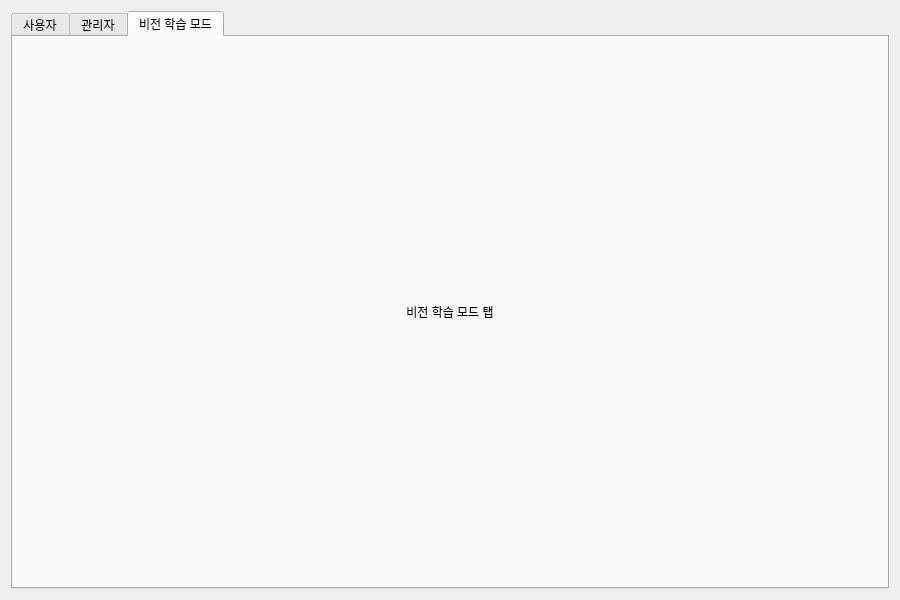
<?xml version="1.0" encoding="UTF-8"?>
<ui version="4.0">
 <class>MainWindow</class>
 <widget class="QDialog" name="MainWindow">
  <property name="geometry">
   <rect>
    <x>0</x>
    <y>0</y>
    <width>900</width>
    <height>600</height>
   </rect>
  </property>
  <property name="windowTitle">
   <string>AI Care - 클라이언트</string>
  </property>
  <layout class="QVBoxLayout" name="mainLayout">
   <item>
    <widget class="QTabWidget" name="main_tab">
     <property name="enabled">
      <bool>true</bool>
     </property>
     <property name="tabPosition">
      <enum>QTabWidget::North</enum>
     </property>
     <property name="currentIndex">
      <number>2</number>
     </property>
     <widget class="QWidget" name="tab_user">
      <attribute name="title">
       <string>사용자</string>
      </attribute>
      <layout class="QVBoxLayout" name="tabUserLayout">
       <item>
        <widget class="QLabel" name="video_title">
         <property name="styleSheet">
          <string notr="true">font-weight: bold;</string>
         </property>
         <property name="text">
          <string>영상 화면</string>
         </property>
         <property name="alignment">
          <set>Qt::AlignLeading|Qt::AlignLeft|Qt::AlignVCenter</set>
         </property>
        </widget>
       </item>
       <item>
        <widget class="QLabel" name="video_label">
         <property name="minimumSize">
          <size>
           <width>640</width>
           <height>360</height>
          </size>
         </property>
         <property name="styleSheet">
          <string notr="true">background-color: #222; color: #eee; border: 1px solid #444;</string>
         </property>
         <property name="text">
          <string>영상이 여기에 표시됩니다.</string>
         </property>
         <property name="alignment">
          <set>Qt::AlignCenter</set>
         </property>
        </widget>
       </item>
       <item>
        <layout class="QHBoxLayout" name="eventHeaderLayout">
         <item>
          <widget class="QLabel" name="event_title">
           <property name="styleSheet">
            <string notr="true">font-weight: bold;</string>
           </property>
           <property name="text">
            <string>이벤트 리스트</string>
           </property>
           <property name="alignment">
            <set>Qt::AlignLeading|Qt::AlignLeft|Qt::AlignVCenter</set>
           </property>
          </widget>
         </item>
         <item>
          <spacer name="horizontalSpacer">
           <property name="orientation">
            <enum>Qt::Horizontal</enum>
           </property>
           <property name="sizeHint" stdset="0">
            <size>
             <width>9999</width>
             <height>20</height>
            </size>
           </property>
          </spacer>
         </item>
         <item>
          <widget class="QPushButton" name="btn_test_message">
           <property name="styleSheet">
            <string notr="true">background-color: #5a5a5a; color: white; padding: 6px 12px;</string>
           </property>
           <property name="text">
            <string>테스트 메시지 보내기</string>
           </property>
          </widget>
         </item>
        </layout>
       </item>
       <item>
        <widget class="QTextEdit" name="event_text">
         <property name="readOnly">
          <bool>true</bool>
         </property>
         <property name="placeholderText">
          <string>이벤트 로그가 여기에 표시됩니다.</string>
         </property>
        </widget>
       </item>
      </layout>
     </widget>
     <widget class="QWidget" name="tab_admin">
      <attribute name="title">
       <string>관리자</string>
      </attribute>
      <layout class="QVBoxLayout" name="tabAdminLayout">
       <item>
        <widget class="QLabel" name="admin_label">
         <property name="text">
          <string>관리자 탭</string>
         </property>
         <property name="alignment">
          <set>Qt::AlignCenter</set>
         </property>
        </widget>
       </item>
      </layout>
     </widget>
     <widget class="QWidget" name="tab_vision">
      <attribute name="title">
       <string>비전 학습 모드</string>
      </attribute>
      <layout class="QVBoxLayout" name="tabVisionLayout">
       <item>
        <widget class="QLabel" name="vision_label">
         <property name="enabled">
          <bool>true</bool>
         </property>
         <property name="text">
          <string>비전 학습 모드 탭</string>
         </property>
         <property name="alignment">
          <set>Qt::AlignCenter</set>
         </property>
        </widget>
       </item>
      </layout>
     </widget>
    </widget>
   </item>
  </layout>
 </widget>
 <resources/>
 <connections/>
</ui>
